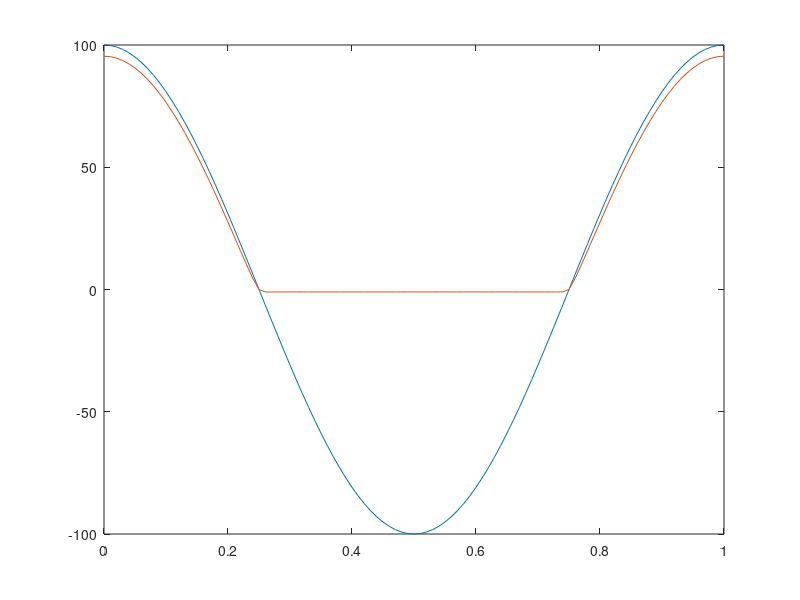

Write MATLAB code to recreate this figure.
function lab5
global E R i0 a 
R=1; i0=1; a=1;
t = 0:0.01:1;
Et=100*cos(2*pi*t);
Urt = [];
for E = Et
    Ur = newmet5;
    Urt = [Urt, Ur];
end
plot(t,Et,t,Urt)

function x0 = newmet5(x0,epsilon)
if nargin == 0 
    x0=0;
    epsilon = 1e-3;
end
delta = funx(x0)/fund(x0);
while abs(delta) > epsilon
    delta = funx(x0)/fund(x0);
    x0 = x0-delta;
end

function fx = fund(UR)
%funx atvasinajums
global E R i0 a
%i0=1; a=1; E=1;R=1;
fx = - 1/R - a*i0*exp(a*(E - UR));

function fx = funx(UR)
global E R i0 a
%i0=1; a=1; E=1;R=1;
fx = i0*(exp(a*(E-UR))-1)-UR/R;
